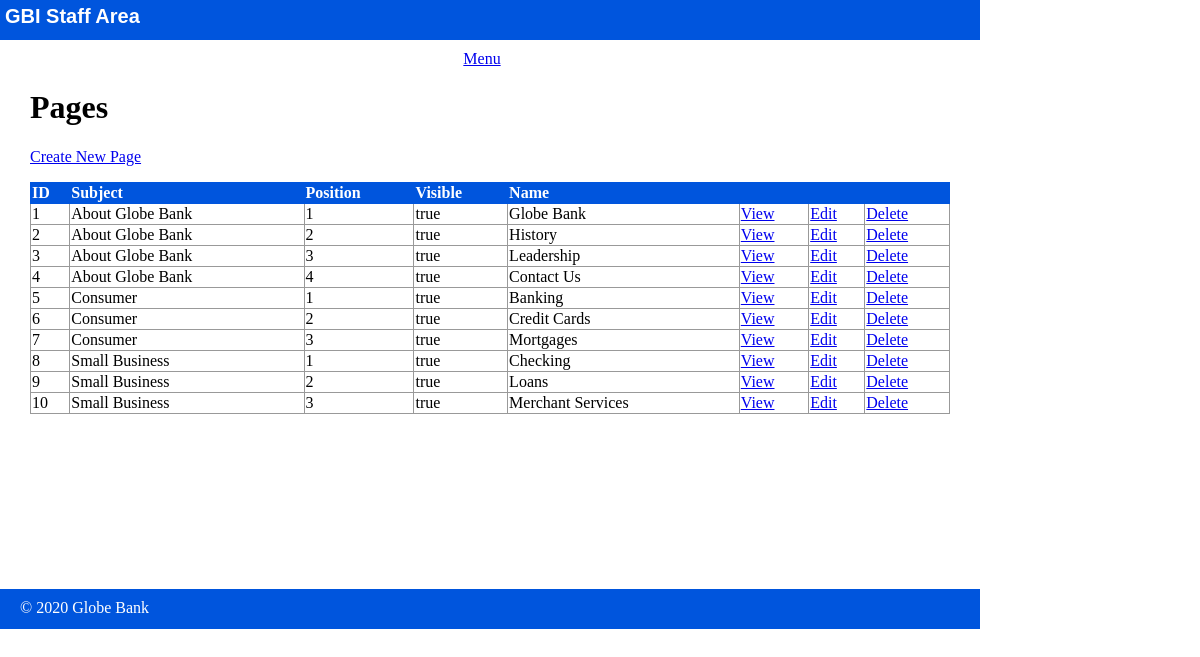
/staff/pages/index.php, run on an earlier commit of the app's database.
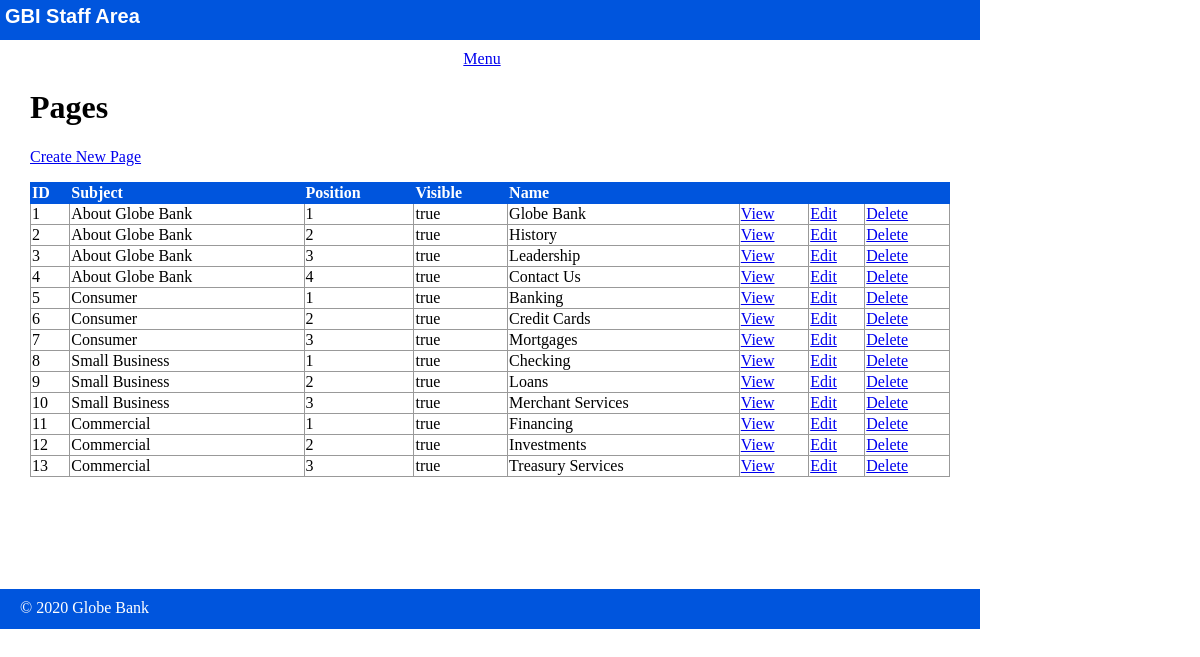
And on a later commit of the database.
### tables this page shows
CREATE TABLE pages (
		id INT(11) NOT NULL AUTO_INCREMENT,
		subject_id INT(11),
		menu_name VARCHAR(255),
		position INT(3),
		visible TINYINT(1),
		content TEXT,
		PRIMARY KEY (id)
);

CREATE TABLE subjects (
		  id INT(11) NOT NULL AUTO_INCREMENT,
		  menu_name VARCHAR(255),
		  position INT(3),
		  visible TINYINT(1),
		  PRIMARY KEY (id)
);

### private/functions.php (called while the page is built, shortened)
<?php
	function url_for($script_path) {
		if($script_path[0] != '/') {
			$script_path = '/' . $script_path;
		}
		return WWW_ROOT . $script_path;
	}
	function u($string = "") {
		return urlencode($string);
	}
	function h($string = "") {
		return htmlspecialchars($string);
	}
?>

### private/query_functions.php (called while the page is built, shortened)
<?php
	function find_subject_by_id($id) {
		global $db;
		$sql = "SELECT * FROM subjects ";
		$sql .= "WHERE id = '" . db_escape($db, $id) . "'";
		$result = mysqli_query($db, $sql);
		$subject = mysqli_fetch_assoc($result);
		return $subject;
	}
	function find_all_pages() {
		global $db;
		$sql = 'SELECT * FROM pages ';
		$sql .= 'ORDER BY subject_id ASC, position ASC';
		$result = mysqli_query($db, $sql);
		return $result;
	}
?>

### private/database.php (called while the page is built, shortened)
<?php
	function db_escape($connection, $string) {
		return mysqli_real_escape_string($connection, $string);
	}
?>

### public/staff/pages/index.php (the view, shortened to what this page needs)
<?php $page_set = find_all_pages();	?>
<?php include(SHARED_PATH . '/staff_header.php'); ?>
<div id="content">
	<div class="pages listing">
		<h1>Pages</h1>
		<div class="actions">
			<a class="action" href="<?php echo url_for('staff/pages/new.php'); ?>">Create New Page</a>
		</div>
		<table class="list">
			<tr>
				<th>ID</th>
				<th>Subject</th>
				<th>Position</th>
				<th>Visible</th>
				<th>Name</th>
				<th>&nbsp;</th>
				<th>&nbsp;</th>
				<th>&nbsp;</th>
			</tr>
			<?php while ($page = mysqli_fetch_assoc($page_set)) { ?>
				<?php $subject = find_subject_by_id($page['subject_id']); ?>
				<tr>
					<td><?php echo h($page['id']); ?></td>
					<td><?php echo h($subject['menu_name']); ?></td>
					<td><?php echo h($page['position']); ?></td>
					<td><?php echo $page['visible'] == '1' ? 'true': 'false'; ?></td>
					<td><?php echo h($page['menu_name']); ?></td>
					<td><a class="action" href="<?php echo url_for('/staff/pages/show.php?id=' . h(u($page['id']))); ?>">View</a></td>
					<td><a class="action" href="<?php echo url_for('/staff/pages/edit.php?id=' . h(u($page['id']))); ?>">Edit</a></td>
					<td><a class="action" href="<?php echo url_for('/staff/pages/delete.php?id=' . h(u($page['id']))); ?>">Delete</a></td>
				</tr>
			<?php } ?>
		</table>
	</div>
</div>
<?php include(SHARED_PATH . '/staff_footer.php'); ?>

### private/shared/staff_header.php (shortened to what this page needs)
<!DOCTYPE html>
<html>
	<head>
		<link rel="stylesheet" media="all" type="text/css" href="<?php echo url_for('/stylesheets/staff.css'); ?>">
	</head>
	<body>
		<header>
			<h1>GBI Staff Area</h1>
		</header>
		<nav>
			<ul>
				<li><a href="<?php echo url_for('/staff/index.php'); ?>">Menu</a></li>
			</ul>
		</nav>

### private/shared/staff_footer.php (shortened to what this page needs)
		<footer>
			&copy; <?php echo date('Y'); ?> Globe Bank
		</footer>
	</body>
</html>

### public/stylesheets/staff.css (style rules this page uses)
html { height: 100%; width: 100%; }
body { height: 980px; width: 100%; margin: 0; padding: 0; }
header { width: 980px; height: 40px; margin: 0 0 10px 0; padding: 0; background: #0055DD; color: white; }
header h1 { margin: 0; padding: 5px; font-size: 20px; font-family: Verdana, Arial, Helvetica, sans-serif; }
nav { width: 980px; margin: 0; padding: 0; text-align: center; }
nav ul { width: 980px; list-style: none; padding: 0; margin: 0; }
nav ul li { display: inline; margin-right: 1em; }
#content { width: 920px; min-height: 500px; padding: 0 30px; }
footer { width: 940px; height: 20px; margin: 0 0 10px 0; padding: 10px 20px; background: #0055DD; color: white; }
.actions { margin-bottom: 1em; }
table { border-collapse: collapse; vertical-align: top; }
table.list { width: 100%; }
table.list tr td { border: 1px solid #999999; }
table.list tr th { border: 1px solid #0055DD; background: #0055DD; color: white; text-align: left; }

What changed in the data, as far as the page shows it:
added pages: id "11", subject.menu_name "Commercial", position "1", visible "true", menu_name "Financing"
added pages: id "12", subject.menu_name "Commercial", position "2", visible "true", menu_name "Investments"
added pages: id "13", subject.menu_name "Commercial", position "3", visible "true", menu_name "Treasury Services"
